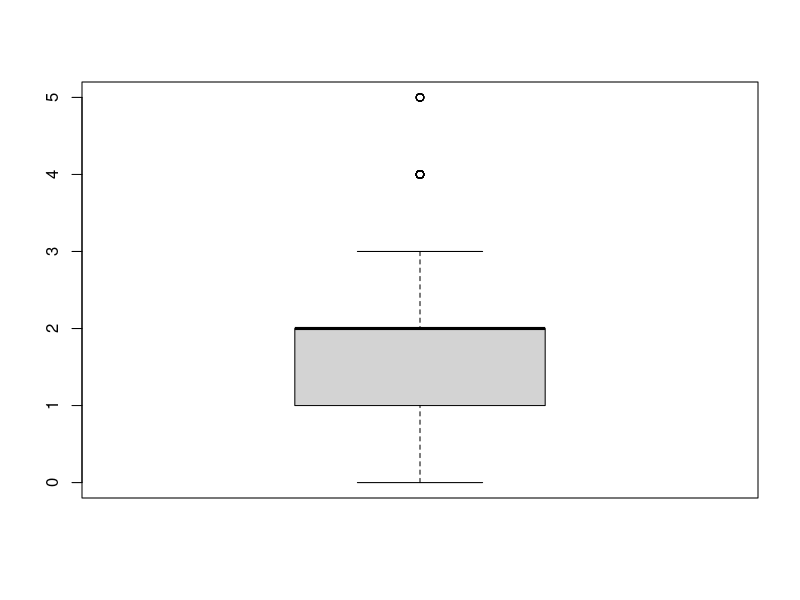
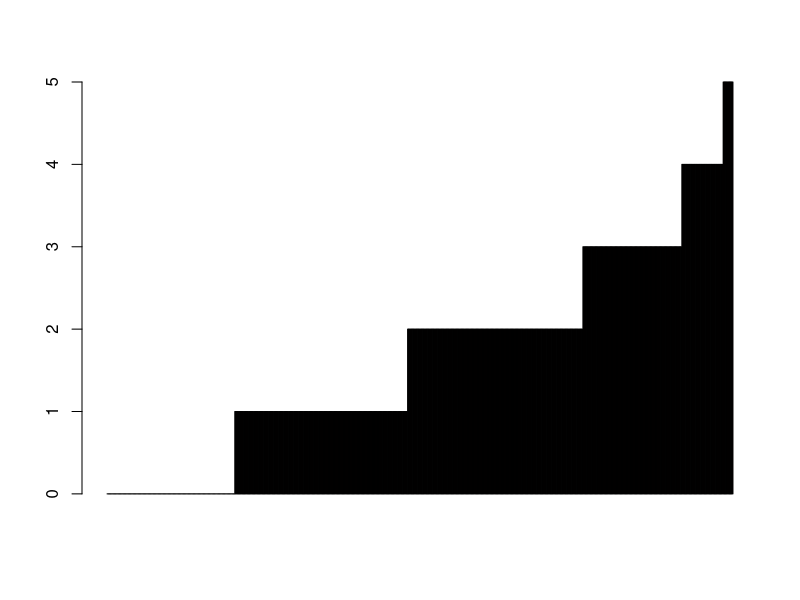

The R script that drew these images, in order:
Errors = c(rep(0,102), rep(1,138), rep(2,140), rep(3,79), rep(4,33), rep(5,8))
abs.freq = table(Errors)
rel.freq = prop.table(abs.freq)
cum.sum = cumsum(rel.freq)

t = rbind(abs.freq, rel.freq,cum.sum)
t

summary(Errors) # seems left skewed NO - no clear symmetry emerges
boxplot(Errors)
barplot(Errors, col='red')
